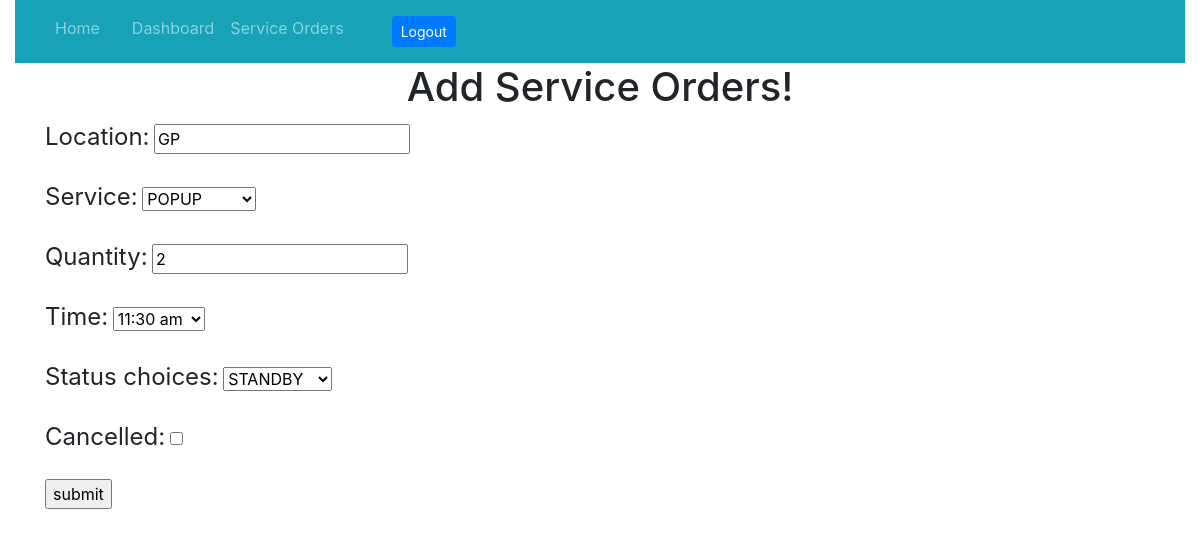
The app's page /orders/12/ (signed in) with its own data.
### orders/models.py (models this page shows, shortened)
class Service(models.Model):
	STATUS_CHOICES = (
		('Ready', 'READY'),
		('Stand-by', 'STANDBY'),
		('Enroute', 'ENROUTE'),
		('Delivered', 'DELIVERED')
	)
	SERVICE_CHOICES = (
		('AM Break', 'AM_BREAK'),
		('Breakfast', 'BREAKFAST'),
		('Lunch', 'LUNCH'),
		('PM Break', 'PM_BREAK'),
		('Dinner', 'DINNER'),
		('Popup', 'POPUP')
	)
	TIME_CHOICES = (
		('12:00 am', '12:00 am'),
		('12:30 am', '12:30 am'),
		('1:00 am', '1:00 am'),
		('1:30 am', '1:30 am'),
		('2:00 am', '2:00 am'),
		('2:30 am', '2:30 am'),
		('3:00 am', '3:00 am'),
		('4:00 am', '4:00 am'),
		('4:30 am', '4:30 am'),
		('5:00 am', '5:00 am'),
		('5:30 am', '5:30 am'),
		('6:00 am', '6:00 am'),
		('6:30 am', '6:30 am'),
		('7:00 am', '7:00 am'),
		('7:30 am', '7:30 am'),
		('8:00 am', '8:00 am'),
		('8:30 am', '8:30 am'),
		('9:00 am', '9:00 am'),
		('9:30 am', '9:30 am'),
		('10:00 am', '10:00 am'),
		('10:30 am', '10:30 am'),
		('11:00 am', '11:00 am'),
		('11:30 am', '11:30 am'),
		('12:00 pm', '12:00 pm'),
		('12:30 pm', '12:30 pm'),
		('1:00 pm', '1:00 pm'),
		('1:30 pm', '1:30 pm'),
		('2:00 pm', '2:00 pm'),
		('2:30 pm', '2:30 pm'),
		('3:00 pm', '3:00 pm'),
		('4:00 pm', '4:00 pm'),
		('4:30 pm', '4:30 pm'),
		('5:00 pm', '5:00 pm'),
		('5:30 pm', '5:30 pm'),
		('6:00 pm', '6:00 pm'),
		('6:30 pm', '6:30 pm'),
		('7:00 pm', '7:00 pm'),
		('7:30 pm', '7:30 pm'),
		('8:00 pm', '8:00 pm'),
		('8:30 pm', '8:30 pm'),
		('9:00 pm', '9:00 pm'),
		('9:30 pm', '9:30 pm'),
		('10:00 pm', '10:00 pm'),
		('10:30 pm', '10:30 pm'),
		('11:00 pm', '11:00 pm'),
		('11:30 pm', '11:30 pm'),
	)
	location = models.CharField(max_length=200)
	service = models.CharField(max_length=20, choices=SERVICE_CHOICES, default='AM Break')
	quantity = models.CharField(max_length=200)
	time = models.CharField(max_length=200, choices=TIME_CHOICES, default='10:30 am')
	status_choices = models.CharField(max_length=20, choices=STATUS_CHOICES, default='Stand-by')
	added = models.DateTimeField(auto_now_add=True)
	updated = models.DateTimeField(default=timezone.now())
	office = models.ForeignKey(User, on_delete=models.CASCADE, default=None)
	cancelled = models.BooleanField(default=False)

### orders/views.py (the view)
# urls.py: re_path(r'^(?P<pk>\d+)/$', StatusUpdate.as_view(), name='update'),
class StatusUpdate(UpdateView):
	model = Service
	fields = ['location', 'service', 'quantity', 'time', 'status_choices', 'cancelled']
	success_url = reverse_lazy('orders:orders_view')

### orders/templates/orders/service_form.html (shortened to what this page needs)
{% extends 'base_layout.html' %}
{% block content %}
<div class="container">
	<h1 align="center">Add Service Orders!</h1>
	<form class="form-horizontal" action="{% url 'orders:update' service.pk %}" method="post" enctype="multipart/form-data">
		{{ form.as_p }}
	<input type="submit" value="submit">
	</form>
</div>
{% endblock %}

### orders/static/orders/styles.css (style rules this page uses)
label { font-size: 1.5em; }
body { background: rgba(44, 62, 80, .8); font-family: 'Oswald', 'Futura', sans-serif; }

### records on screen
Service: location "GP", service "POPUP", quantity "2", time "11:30 am", status_choices "STANDBY"
